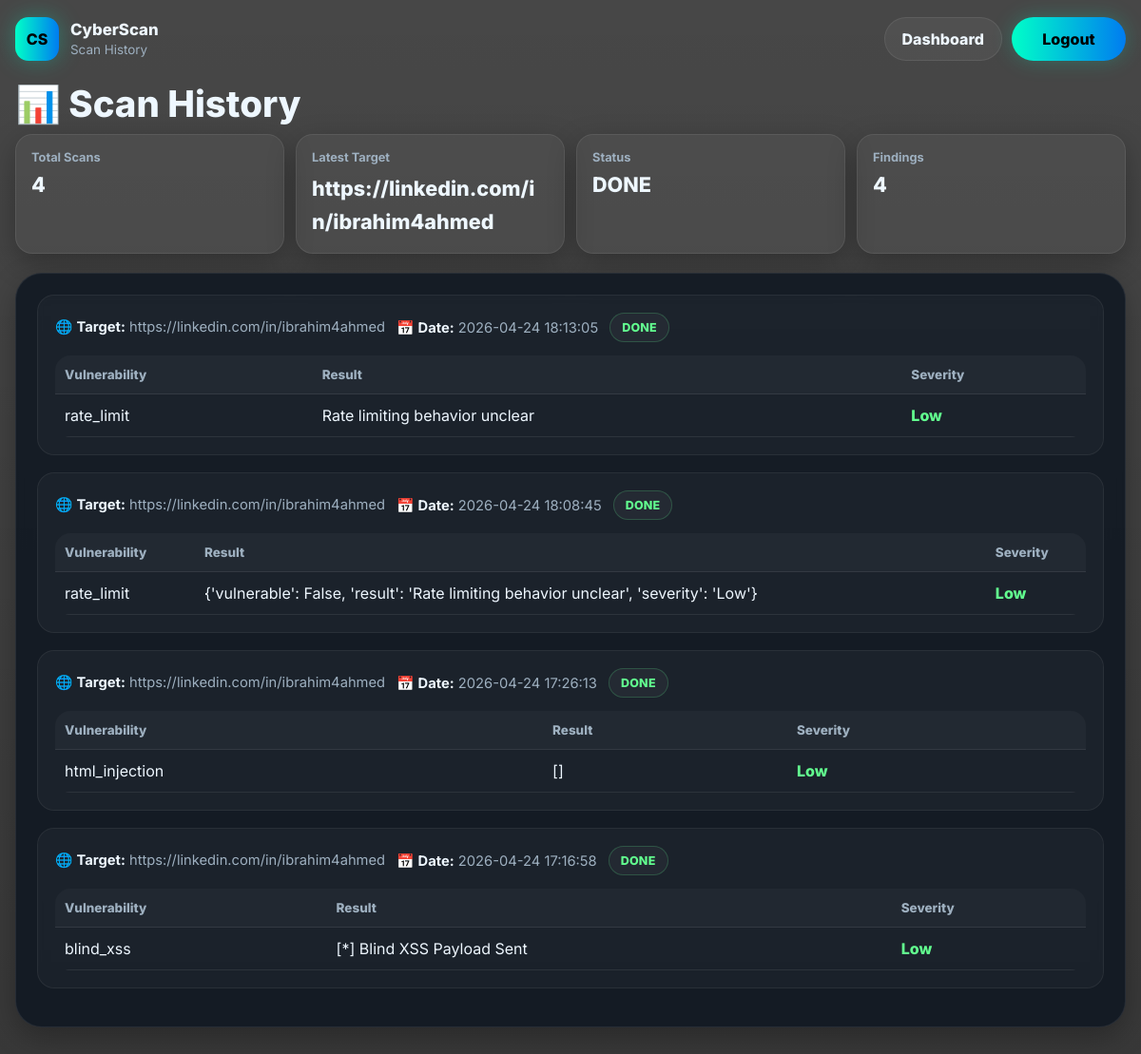
/history (signed in), run on an earlier commit of the app's database.
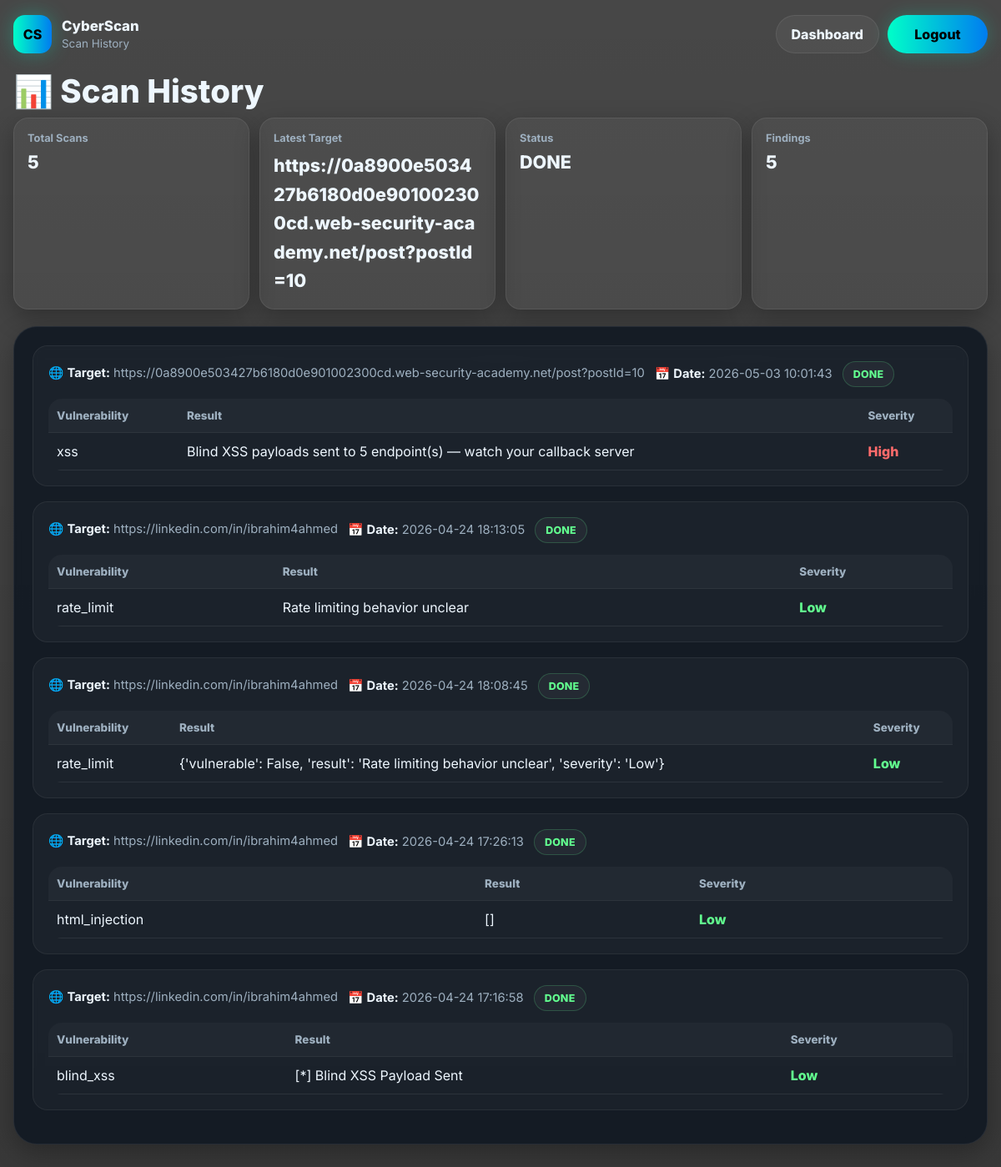
And on a later commit of the database.
### tables this page shows
CREATE TABLE scans (
        id INTEGER PRIMARY KEY AUTOINCREMENT,
        user_id INTEGER NOT NULL,
        target TEXT NOT NULL,

        result TEXT,                -- JSON string
        status TEXT DEFAULT 'done', -- running / done
        created_at TIMESTAMP DEFAULT CURRENT_TIMESTAMP,

        FOREIGN KEY(user_id) REFERENCES users(id)
    );

### app.py (the view)
@app.route("/history")
def history():
    if "user_id" not in session:
        return redirect("/login")
    user_id = session["user_id"]
    conn = connect()
    cursor = conn.cursor()
    cursor.execute(
        """
        SELECT id, target, result, status, created_at
        FROM scans
        WHERE user_id=?
        ORDER BY id DESC
        """,
        (user_id,),
    )
    rows = cursor.fetchall()
    conn.close()
    clean_scans = []
    for row in rows:
        try:
            parsed_results = json.loads(row["result"])
            if not isinstance(parsed_results, list):
                parsed_results = []
        except Exception:
            parsed_results = []
        clean_scans.append(
            {
                "id": row["id"],
                "target": row["target"],
                "results": parsed_results,
                "status": row["status"],
                "created_at": row["created_at"],
            }
        )
    return render_template("history.html", scans=clean_scans)

### database.py (called while the page is built)
def connect():
    BASE_DIR = os.path.dirname(os.path.abspath(__file__))
    db_path = os.path.join(BASE_DIR, "scanner.db")
    conn = sqlite3.connect(db_path)
    conn.row_factory = sqlite3.Row  # 🔥 مهم جدًا
    return conn

### templates/history.html (shortened to what this page needs)
<!DOCTYPE html>
<html lang="en">
<head>
</head>
<body>
<div class="container">
    <div class="header">
        <div class="brand">
            <div class="brand-icon">CS</div>
            <div class="brand-text">
                <h2>CyberScan</h2>
                <p>Scan History</p>
            </div>
        </div>
        <div class="header-actions">
            <a href="/dashboard" class="btn btn-secondary">Dashboard</a>
            <a href="/logout" class="btn btn-primary">Logout</a>
        </div>
    </div>
    <div class="page-title">📊 Scan History</div>
    <div class="summary-grid fade-up">
        <div class="stat">
            <div class="label">Total Scans</div>
            <div class="value">{{ scans|length }}</div>
        </div>
        <div class="stat">
            <div class="label">Latest Target</div>
            <div class="value">
                {% if scans and scans[0].target %}
                    <span class="target-line">{{ scans[0].target }}</span>
                {% else %}
                    —
                {% endif %}
            </div>
        </div>
        <div class="stat">
            <div class="label">Status</div>
            <div class="value">
                {% if scans and scans[0].status %}
                    {{ scans[0].status|upper }}
                {% else %}
                    —
                {% endif %}
            </div>
        </div>
        <div class="stat">
            <div class="label">Findings</div>
            <div class="value">
                {% set ns = namespace(total=0) %}
                {% for scan in scans %}
                    {% set ns.total = ns.total + (scan.results|length) %}
                {% endfor %}
                {{ ns.total }}
            </div>
        </div>
    </div>
    <div class="card fade-up">
        {% if scans %}
            {% for scan in scans %}
                <div class="scan-block">
                    <div class="scan-header">
                        <div class="scan-meta">
                            <span>🌐 <strong>Target:</strong> <span class="target-line">{{ scan.target }}</span></span>
                            <span>📅 <strong>Date:</strong> {{ scan.created_at }}</span>
                            <span class="status-badge status-{{ scan.status|lower if scan.status else 'done' }}">
                                {{ scan.status|upper if scan.status else 'DONE' }}
                            </span>
                        </div>
                    </div>
                    {% if scan.results and scan.results|length > 0 %}
                        <table>
                            <thead>
                                <tr>
                                    <th>Vulnerability</th>
                                    <th>Result</th>
                                    <th>Severity</th>
                                </tr>
                            </thead>
                            <tbody>
                                {% for r in scan.results %}
                                <tr>
                                    <td>{{ r.name }}</td>
                                    <td>{{ r.result }}</td>
                                    <td class="sev-{{ r.severity|lower }}">{{ r.severity }}</td>
                                </tr>
                                {% endfor %}
                            </tbody>
                        </table>
                    {% else %}
                        <div class="empty-state">
                            No findings found for this scan.
                        </div>
                    {% endif %}
                </div>
            {% endfor %}
        {% else %}
            <div class="empty-state">
                No scans yet.
            </div>
        {% endif %}
    </div>
</div>
</body>
</html>

What changed in the data, as far as the page shows it:
added scans: target "https://0a8900e503427b6180d0e901002300cd.web-security-academy.net/post?postId=10", status "DONE", created_at "2026-05-03 10:01:43", name "xss", result "Blind XSS payloads sent to 5 endpoint(s) — watch your callback server", severity "High"
Also different on the page:
{{ scans|length }}: "4" → "5"
{{ ns.total }}: "4" → "5"
{{ scans[0].target }}: "https://linkedin.com/in/ibrahim4ahmed" → "https://0a8900e503427b6180d0e901002300cd.web-security-academy.net/post?postId=10"
